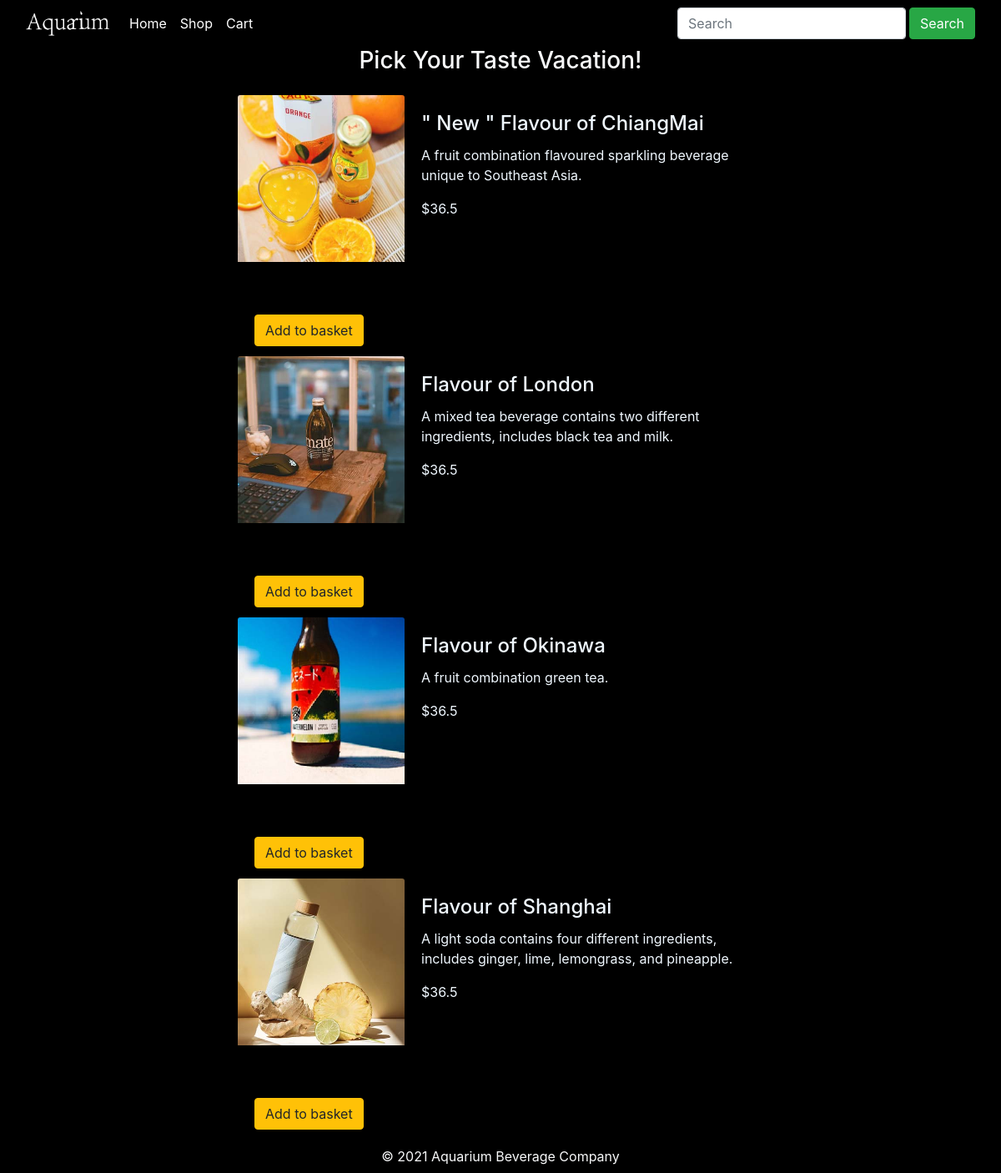
Page /beverages on the committed database.
### aquariumdrinks/models.py (models this page shows, shortened)
class Beverage(db.Model):
    __tablename__='beverages'
    id = db.Column(db.Integer, primary_key=True)
    name = db.Column(db.String(64),nullable=False)
    description = db.Column(db.String(500), nullable=False)
    image = db.Column(db.String(60), nullable=False)
    price = db.Column(db.Float, nullable=False)

### aquariumdrinks/views.py (the view)
@bp.route('/beverages')
def beverages():
    beverages = Beverage.query.order_by(Beverage.name).all()
    return render_template('beverages.html', beverages=beverages)

### aquariumdrinks/templates/beverages.html (shortened to what this page needs)
{% extends 'base.html' %}
{% block head %}
<section>
  <div class="text-dark text-center">
    <div>
      <p class="h3 text-light mb-4">Pick Your Taste Vacation!</p>
    </div>
  </div>
  <div class="container col-md-6">
    <div class="row">
      <div class="col">
        <div class="card-deck">
          {% for beverage in beverages%}
          <div class="card-deck">
            <img class="card-img-top " style="width:200px; height:200px;"
              src="{{url_for('static', filename='img/'+beverage.image)}}" alt="Card image">
            <div class="card-body" style="width:300px; height:250px">
              <h4 class="card-title">{{beverage.name}}</h4>
              <p class="card-text">{{beverage.description}}</p>
              <p class="card-text">${{beverage.price}}</p>
            </div>
            <div class="card-footer">
              <form action="{{ url_for('main.order') }}">
                <input class="btn btn-warning" type="submit" value="Add to basket">
              </form>
            </div>
          </div>
          {% endfor %}
        </div>
      </div>
    </div>
  </div>
</section>
{% endblock %}

### aquariumdrinks/templates/base.html (shortened to what this page needs)
<!DOCTYPE html>
<html lang="en">
<head>
    <link rel="stylesheet" href="https://stackpath.bootstrapcdn.com/bootstrap/4.3.1/css/bootstrap.min.css"
>
</head>
<body>
    <header>
            <nav class="navbar fixed-top navbar-expand-lg">
                <div class="container-fluid">
          <a class="navbar-brand" href="{{ url_for('main.index') }}">
              <img src="{{ url_for('static', filename='logo.png') }}" alt="" width="100" height="30" class="d-inline-block align-top">
          </a>
          <div class="collapse navbar-collapse" id="navbarSupportedContent">
            <ul class="navbar-nav mr-auto">
              <li class="nav-item active ">
                <a class="nav-link text-white" href="{{ url_for('main.index') }}">Home </a>
              </li>
              <li class="nav-item">
                <a class="nav-link text-white" href="{{ url_for('main.beverages') }}">Shop</a>
              </li>
              <li class="nav-item">
                <a class="nav-link text-white" href="{{ url_for('main.order') }}">Cart</a>
              </li>
            </ul>
              <form class="form-inline my-2 my-lg-0 ml-5" action="{{url_for('main.search')}}">
                  <input class="form-control" type="search" placeholder="Search" aria-label="Search" name="search">
                  <button class="btn btn-success text-white btn btn-secondary btn-s my-0 ml-1"
                   type="submit">Search</button>
              </form>
      </div>
          </nav>
        {% block head %}{% endblock %}
    </header>
    <footer class="footer">
        <div class="text-center py-2">
            <span class="text-light"> &copy; 2021 Aquarium Beverage Company</span>
</body>
</html>

### aquariumdrinks/templates/base.html (style rules this page uses)
html, body { margin: 0; background-color: #000000; color: aliceblue; font-family: -apple-system, BlinkMacSystemFont, 'Segoe UI', Roboto, Oxygen, Ubuntu, Cantarell, 'Open Sans', 'Helvetica Neue', sans-serif; }
.navbar { position: relative; background: #000000; text-align: center; }
header { position: relative; background-color: black; height: 100%; width: 100%; overflow: hidden; }
header .container { position: relative; z-index: 2; }
.footer { width: 100%; position: static; bottom: 0; }

### rows in the picture
Beverage: image (picture), name "\" New \" Flavour of ChiangMai", description "A fruit combination flavoured sparkling beverage unique to Southeast Asia.", price "36.5"
Beverage: image (picture), name "Flavour of London", description "A mixed tea beverage contains two different ingredients, includes black tea and milk.", price "36.5"
Beverage: image (picture), name "Flavour of Okinawa", description "A fruit combination green tea.", price "36.5"
Beverage: image (picture), name "Flavour of Shanghai", description "A light soda contains four different ingredients, includes ginger, lime, lemongrass, and pineapple.", price "36.5"
